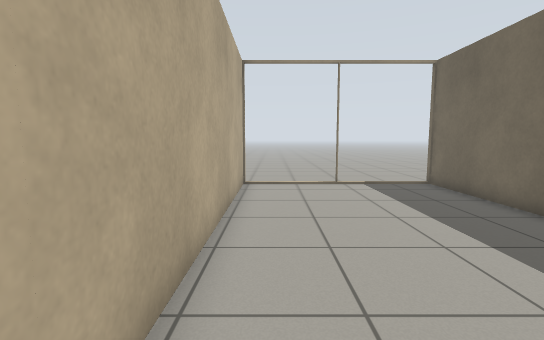
[1] (above)

18 first-person views from a walk through a Gazebo world. The camera is 0.94 m above the floor, tilts 6° down and sees 85° across. The floor is counted in squares, 0.5 m on a side. Each view is taken from the middle of a square. On the plan, view 1 faces up. The plan holds only what a view shows up to about 16 squares ahead; the rest is blank. The robots in the file are not drawn. Gazebo's built-in surfaces are drawn with simple patterns.

[2]
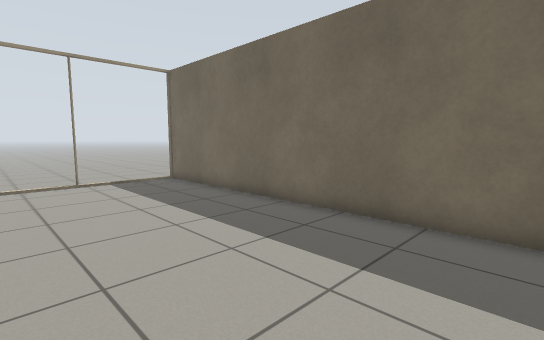

[3]
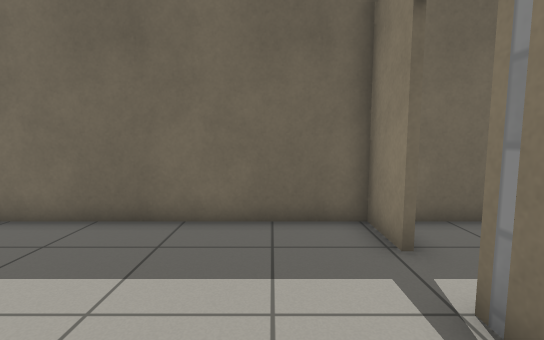

[4]
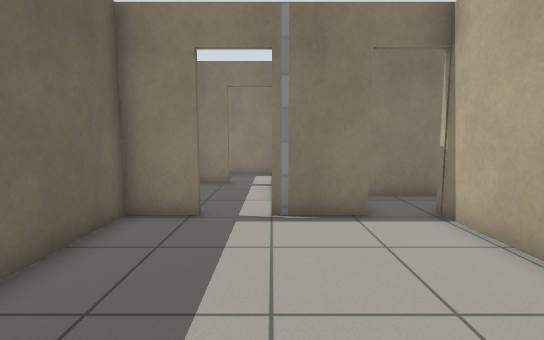

[5]
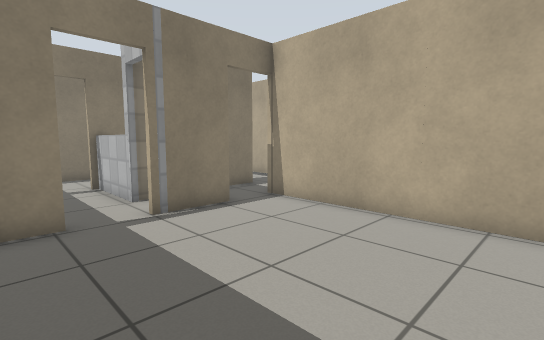

[6]
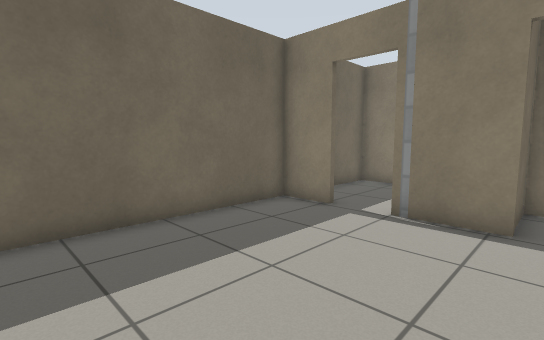

[7]
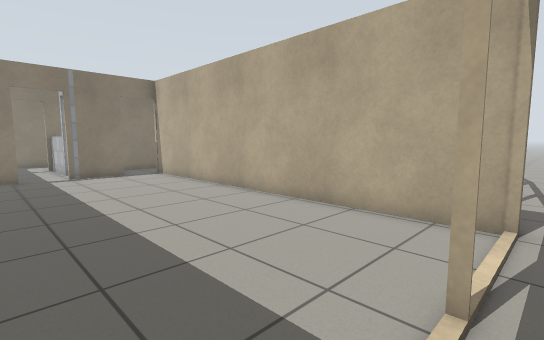

[8]
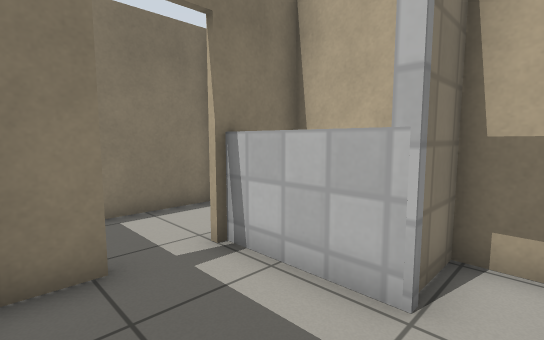

[9]
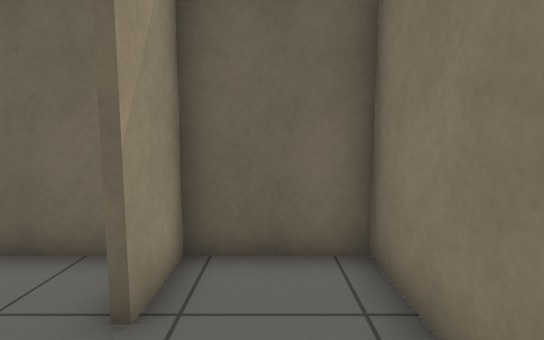

[10]
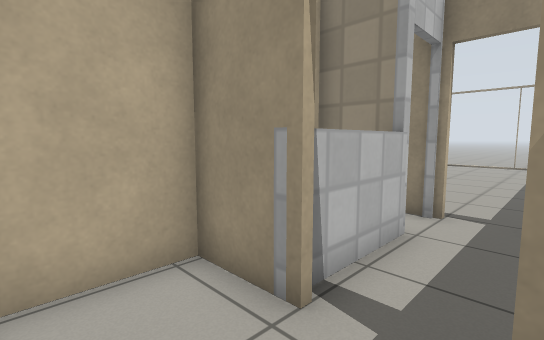

[11]
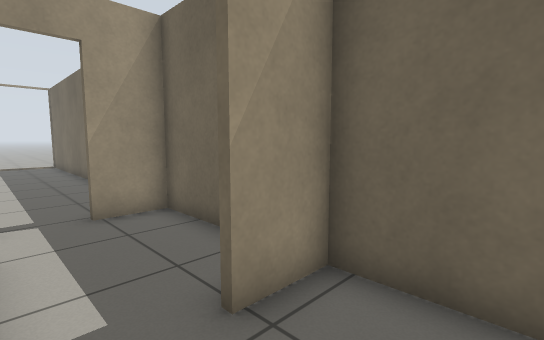

[12]
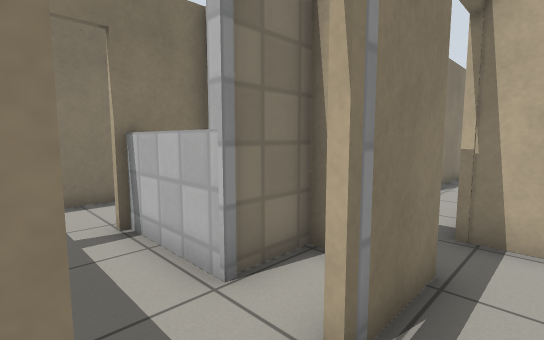

[13]
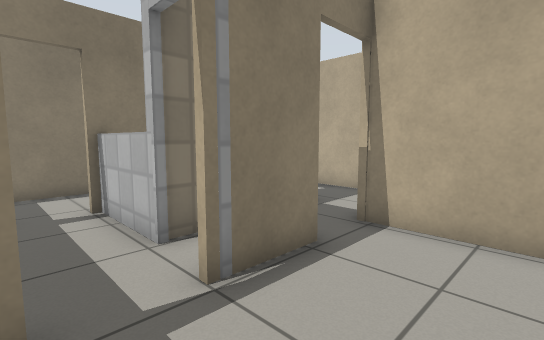

[14]
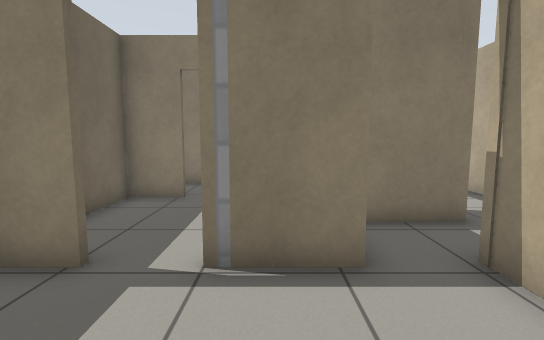

[15]
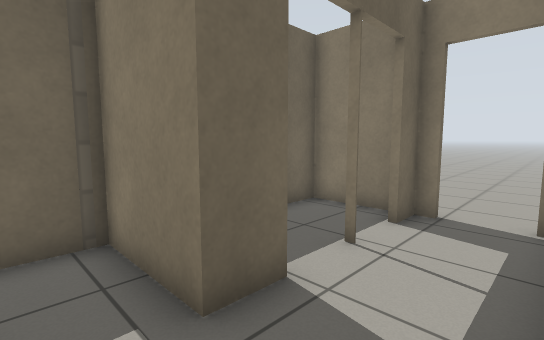

[16]
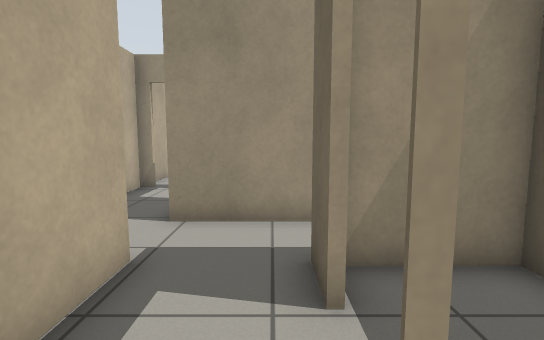

[17]
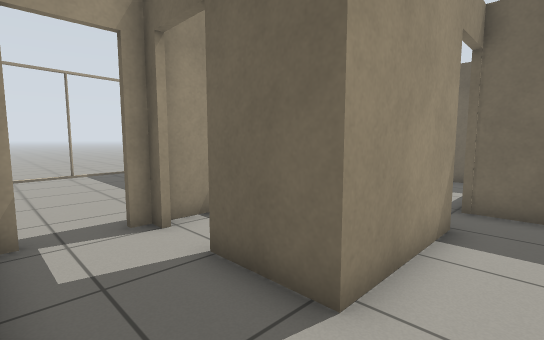

[18]
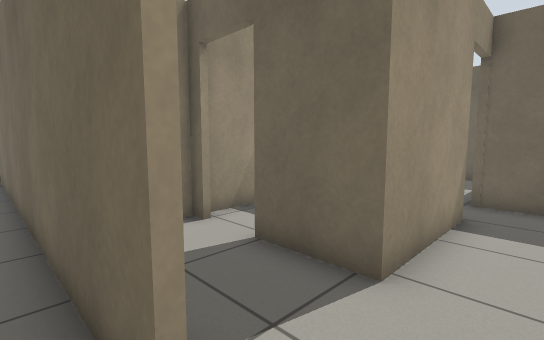

### Floor plan
Ten units are one square. View 1 is at (0, 0); x grows to the right and y downward. Boxes are objects, and circles mark ways between rooms. Rooms are numbered by the first view taken in them; rooms with no view inside come last. Other rooms are left out.
<svg viewBox="-215 -140 286 265">
<path fill="none" stroke="#000" d="M-12 -124 -12 34M47 32 66 32 66 -125M7 32 31 32M28 52 28 84M66 80 66 34 47 34M48 84 66 84M31 86 9 86 9 110M66 86 47 86M10 116 66 116 66 80M-53 34 -53 9M-53 -9 -53 -14 -59 -14M-81 -14 -81 -2M-24 70 -24 56 7 56M-52 55 -52 99M-12 34 -53 34M7 54 7 32M-30 116 -24 116 -24 105M-111 56 -82 56M-83 34 -83 -111M-19 116 7 116 7 103M7 58 -20 58M31 34 21 34M9 52 28 52"/>
<circle cx="32" cy="38" r="3" fill="#2a7"/>
<circle cx="-5" cy="30" r="3" fill="#2a7"/>
<circle cx="37" cy="83" r="3" fill="#2a7"/>
<circle cx="-50" cy="45" r="3" fill="#2a7"/>
<circle cx="-80" cy="45" r="3" fill="#2a7"/>
<circle cx="-20" cy="85" r="3" fill="#2a7"/>
<text x="30" y="-60">1</text>
<text x="50" y="50">2</text>
<text x="40" y="100">3</text>
<text x="-60" y="30">4</text>
<text x="-30" y="70">5</text>
<text x="-210" y="-50">6</text>
<text x="-10" y="90">7</text>
<text x="20" y="40">8</text>
</svg>
Room 1 opens to room 2. Room 1 opens to room 5. Room 2 opens to room 3. Room 4 opens to room 5. Room 4 opens to room 6. Room 5 opens to room 7.

Where each view was taken, in squares from view 1:
view 1: 0 up, 0 right, facing up
view 2: 1 down, 0 right, facing up-right
view 3: 1 down, 0 right, facing right
view 4: 4 up, 3 right, facing down
view 5: 4 up, 6 right, facing down-left
view 6: 4 up, 0 right, facing down-right
view 7: 13 up, 6 right, facing down-left
view 8: 4 down, 6 right, facing down-left
view 9: 10 down, 2 right, facing right
view 10: 11 down, 5 right, facing up-left
view 11: 11 down, 3 right, facing up-right
view 12: 2 down, 5 right, facing down-left
view 13: 0 up, 5 right, facing down-left
view 14: 1 up, 2 right, facing down
view 15: 4 down, 5 left, facing down-right
view 16: 10 down, 3 left, facing up
view 17: 5 down, 8 left, facing up-right
view 18: 5 down, 9 left, facing up-right
